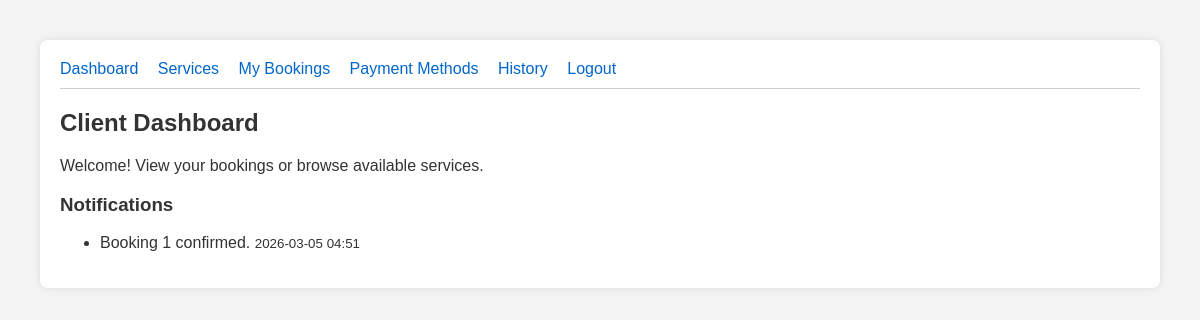
Before: /client/dashboard (signed in) with the older database file.
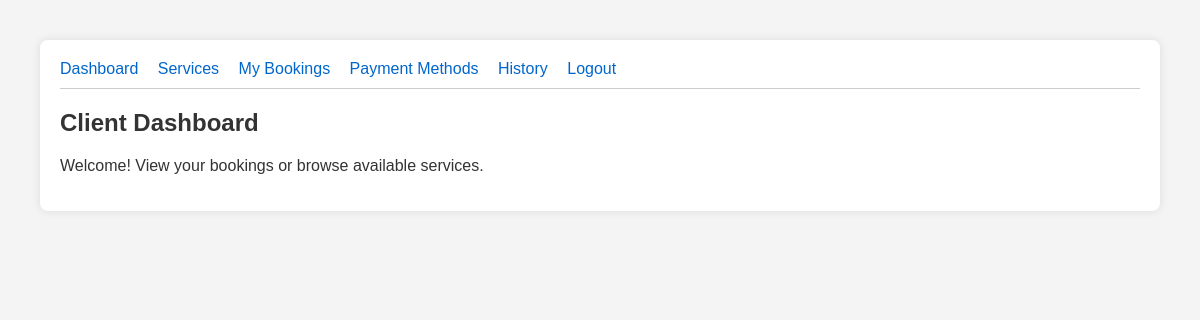
After: the same page with the newer database file.
### Backend/models.py (models this page shows)
class Notification(db.Model):
    id = db.Column(db.Integer, primary_key=True)
    user_id = db.Column(db.Integer, db.ForeignKey('user.id'), nullable=False)
    message = db.Column(db.String(255), nullable=False)
    is_read = db.Column(db.Boolean, default=False)
    created_at = db.Column(db.DateTime, default=datetime.utcnow)

### Backend/routes/client.py (the view)
    def wrap(*args, **kwargs):
        if 'user_id' not in session or session.get('role') != 'client':
            return redirect(url_for('auth.login'))
        return f(*args, **kwargs)

### Backend/routes/client.py (called while the page is built)
def client_required(f):
    def wrap(*args, **kwargs):
        if 'user_id' not in session or session.get('role') != 'client':
            return redirect(url_for('auth.login'))
        return f(*args, **kwargs)
    wrap.__name__ = f.__name__
    return wrap

@client_bp.route('/dashboard')
@client_required
def dashboard():
    notifications = Notification.query.filter_by(
        user_id=session['user_id'],
        is_read=False
    ).order_by(Notification.created_at.desc()).all()
    return render_template('client/dashboard.html', notifications=notifications)

### Frontend/templates/client/dashboard.html
{% extends 'base.html' %}
{% block content %}
<h2>Client Dashboard</h2>
<p>Welcome! View your bookings or browse available services.</p>
{% if notifications %}
<div class="notifications">
  <h3>Notifications</h3>
  <ul>
    {% for notif in notifications %}
      <li>{{ notif.message }} <small>{{ notif.created_at.strftime('%Y-%m-%d %H:%M') }}</small></li>
    {% endfor %}
  </ul>
</div>
{% endif %}
{% endblock %}

Changed rows visible on the page:
removed Notification: message "Booking 1 confirmed.", created_at "2026-03-05 04:51"
Other visible differences:
text no longer shown: "Notifications"
